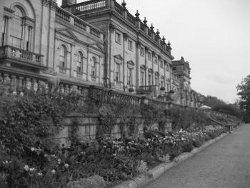
#> input picture code/otsu_segmentation/img/org.jpg, 250 x 188 px, found by its file name
$ python test.py
#> lines starting #> are read from the running program, lines starting #| are printed output that depends on the picture; after the words box and inside, x2 and y2 are one past the last pixel; in counts of white or black regions, pixels touching at a corner belong together
### code/otsu_segmentation/utils.py
import cv2

def load_image(image_path):
    return cv2.imread(image_path, cv2.IMREAD_GRAYSCALE)
#> returned value is the input picture: shape (188, 250); min 2, max 255, mean 115.7

### code/otsu_segmentation/segmentation.py
import cv2
import numpy as np


def otsu_thresholding(image):
    # 计算直方图
    hist = cv2.calcHist([image], [0], None, [256], [0, 256])
#> hist = 256 values, max 792 at index 239, min 0 at index 0, mean 183.6
    total_pixels = image.size
#> total_pixels = 47000

    current_max, threshold = 0, 0
    sum_total, sum_background = 0, 0
    weight_background, weight_foreground = 0, 0

    for i in range(256):
        sum_total += i * hist[i]
#> this loop made 256 passes
#> sum_total on passes 1 to 3: [0], [0], [2]
#> after the loop, sum_total = [5439472]

    for i in range(256):
        weight_background += hist[i]
        if weight_background == 0:
            continue

        weight_foreground = total_pixels - weight_background
        if weight_foreground == 0:
            break

        sum_background += i * hist[i]
        mean_background = sum_background / weight_background
        mean_foreground = (sum_total - sum_background) / weight_foreground

        # 计算类间方差
        between_class_variance = weight_background * weight_foreground * (mean_background - mean_foreground) ** 2

        if between_class_variance > current_max:
            current_max = between_class_variance
            threshold = i
#> this loop made 256 passes
#> (weight_background, weight_foreground, sum_background, mean_background, mean_foreground, between_class_variance, current_max) on pass 3: ([1], [46999], [2], [2], [115.7], [607971968], [607971968])
#> (weight_background, weight_foreground, sum_background, mean_background, mean_foreground, current_max) on passes 4, 6, 7, 9, 10, 11: ([2], [46998], [5], [2.5], [115.7], [1.21e+09]), ([3], [46997], [10], [3.33], [115.7], [1.78e+09]), ([4], [46996], [16], [4], [115.7], [2.35e+09]), ([10], [46990], [64], [6.4], [115.8], [5.62e+09]), ([12], [46988], [82], [6.83], [115.8], [6.69e+09]), ([17], [46983], [132], [7.76], [115.8], [9.32e+09])
#> after the loop, current_max = [6.83e+12]; sum_background = [5436922]; threshold = 146; weight_background = [47000]

    _, thresh_image = cv2.threshold(image, threshold, 255, cv2.THRESH_BINARY)
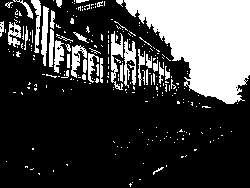
#> thresh_image: shape (188, 250); 25.8% white; 264 white regions (226 under 20 px), largest, box (x1, y1, x2, y2) and area: (124, 0, 250, 104) 8073, (111, 31, 123, 90) 341, (124, 39, 136, 88) 337


    # 确保输出为uint8格式
    thresh_image = thresh_image.astype(np.uint8)

    return thresh_image

### code/otsu_segmentation/visualization.py
import matplotlib.pyplot as plt

def show_segmentation(original_image, segmented_image):
    plt.figure(figsize=(10, 5))

    # 显示原始图像
    plt.subplot(1, 2, 1)
    plt.title('Original Image')
    plt.imshow(original_image, cmap='gray')
    plt.axis('off')  # 不显示坐标轴

    # 显示分割图像
    plt.subplot(1, 2, 2)
    plt.title('Segmented Image')
    plt.imshow(segmented_image, cmap='gray')
    plt.axis('off')  # 不显示坐标轴

    plt.tight_layout()
    plt.show()
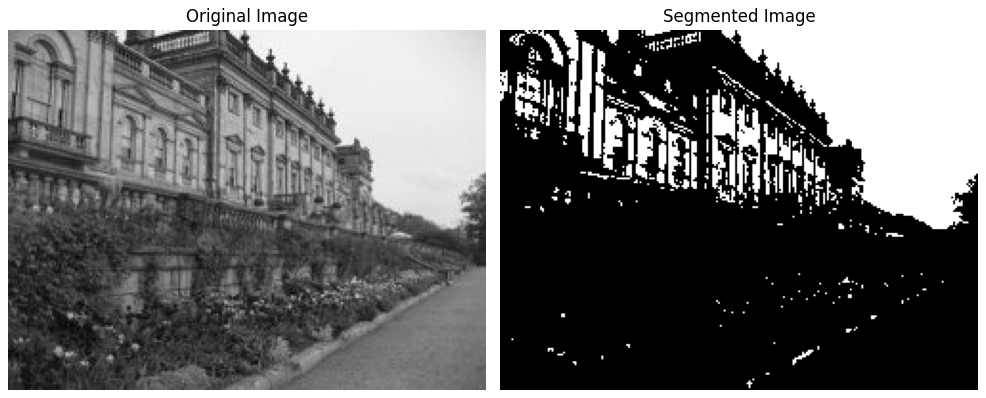
#> figure drawn by matplotlib, 2 panels

### code/otsu_segmentation/metrics.py
import numpy as np
from sklearn.metrics import accuracy_score, precision_score, recall_score

def calculate_metrics(original_image, segmented_image):

    y_true = (original_image > 0).astype(int).flatten()  # 将原始图像转为二值
    y_pred = (segmented_image > 0).astype(int).flatten()  # 将分割图像转为二值

    accuracy = accuracy_score(y_true, y_pred)
#> accuracy = 0.258
    precision = precision_score(y_true, y_pred)
#> precision = 1
    recall = recall_score(y_true, y_pred)
#> recall = 0.258

    return accuracy, precision, recall

### code/otsu_segmentation/test.py
from segmentation import otsu_thresholding
from visualization import show_segmentation
from utils import load_image
from metrics import calculate_metrics


def main():
    # 加载图像
    image = load_image('/Users/huangziheng/PycharmProjects/otsu_segmentation/img/org.jpg')  # 替换为你的图像路径

    # 应用大津阈值化分割
    segmented_image = otsu_thresholding(image)

    # 显示原始图像和分割结果
    show_segmentation(image, segmented_image)

    # 计算并输出定量分析结果
    accuracy, precision, recall = calculate_metrics(image, segmented_image)
#> accuracy = 0.258; precision = 1; recall = 0.258
    print(f'Accuracy: {accuracy:.4f}, Precision: {precision:.4f}, Recall: {recall:.4f}')
#| Accuracy: 0.2576, Precision: 1.0000, Recall: 0.2576


if __name__ == "__main__":
    main()
